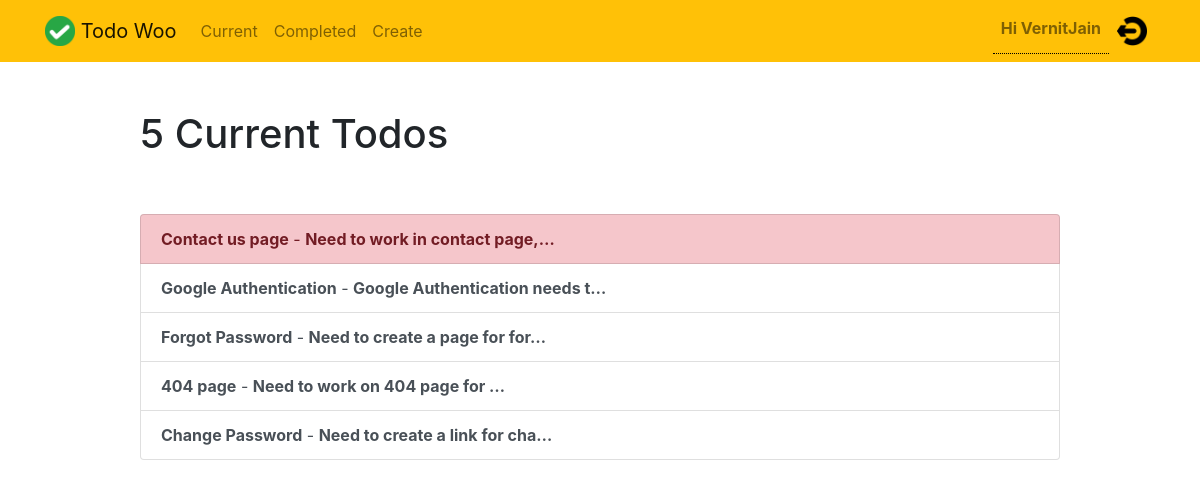
Page /todowoo/current/ (signed in) on the earlier database version.
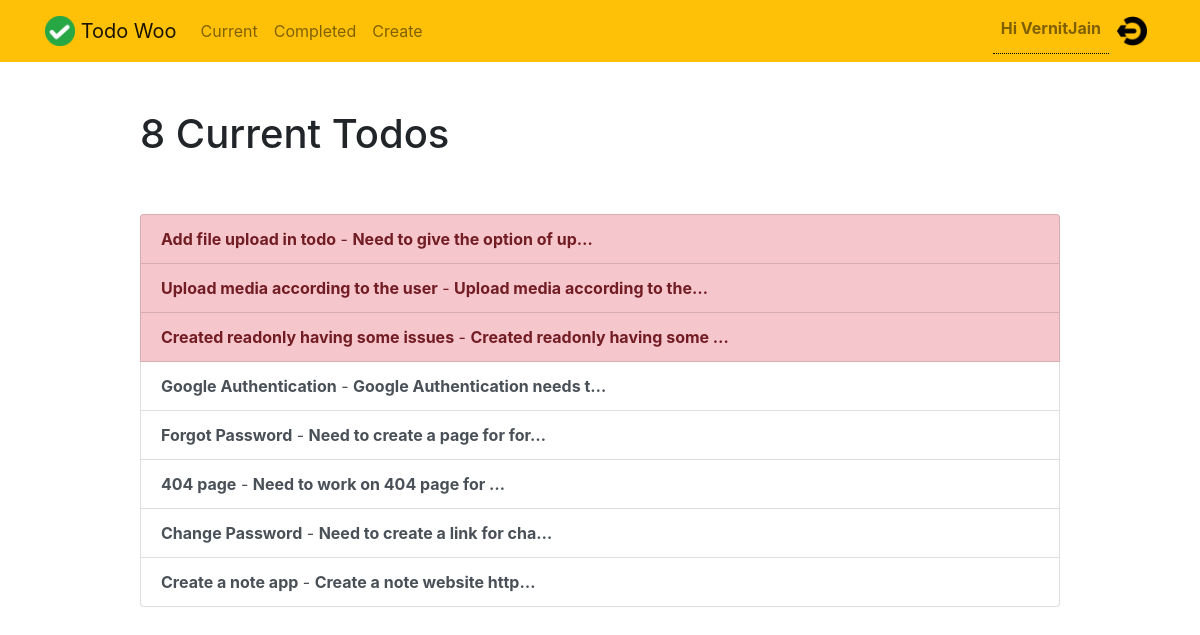
Same page on the later database version.
### todowoo/models.py (models this page shows, shortened)
class Todo(models.Model):
    title= models.CharField(max_length=100)
    memo = models.TextField(blank=True)
    created = models.DateTimeField(auto_now_add=True)
    datecompleted=models.DateTimeField(null=True, blank=True)
    important = models.BooleanField(default=False)
    user = models.ForeignKey(User, on_delete=models.CASCADE)
    deleteTodoOrNot = models.BooleanField(default=False)

### todowoo/views.py (the view)
# urls.py: path('current/', views.currenttodos, name='currenttodos'),
def currenttodos(request):
    todos = Todo.objects.filter(user = request.user, datecompleted__isnull = True, deleteTodoOrNot = False)
    return render(request, 'todowoo/currenttodos.html',{'todos': todos})

### todowoo/templates/todowoo/currenttodos.html
{% extends "todowoo/base.html" %}
{% block content %}
    <div class="row justify-content-center mt-5">
        <div class="col-md-10">
            {% if todos %}
                 <h1>{{ todos.count }} Current Todo{{ todos.count|pluralize }}</h1>
            {% else %}
                           <h1>Current Todos</h1>
            {% endif %}
        </div>
    </div>
    <div class="row justify-content-center mt-5">
        <div class="col-md-10">
        {% if todos %}
            <div class="list-group">
                {% for todo in todos %}
                  {% if todo.important %}
                    <a href="{% url 'todowoo:viewtodo' todo.id %}" class="list-group-item list-group-item-action list-group-item-danger"><b>{{ todo.title }}</b>{% if todo.memo %} - <b>{{ todo.memo|truncatechars:30 }}</b>{% endif %}</a>
                  {% endif %}
                {% endfor %}
                {% for todo in todos %}
                  {% if not todo.important %}
                    <a href="{% url 'todowoo:viewtodo' todo.id %}" class="list-group-item list-group-item-action"><b>{{ todo.title }}</b>{% if todo.memo %} - <b>{{ todo.memo|truncatechars:30 }}</b>{% endif %}</a>
                  {% endif %}
                {% endfor %}
            </div>
        {% else %}
            <div class="text-center">
                <h2>Looks like you don't have any todos! Nice work.</h2>
            <br>
            <a role="button" class="btn btn-primary" href="{% url 'todowoo:createtodo' %}">New Todo</a>
            </div>
        {% endif %}
        </div>
    </div>
{% endblock %}

### todowoo/templates/todowoo/base.html (shortened to what this page needs)
{% load static %}
<!doctype html>
<html lang="en">
<head>
    <link rel="stylesheet" href="{% static 'todowoo/css/bootstrap.min.css' %}">
    <link rel="stylesheet" href="{% static 'todowoo/css/custom.css' %}">
</head>
<body>
<nav class="navbar navbar-expand-md navbar-light bg-warning">
<div class="container">
    <a class="navbar-brand" href="{% url 'todowoo:todowoohome' %}">
         <img src="{% static 'todowoo/img/logo.png' %}" width="30" height="30" class="d-inline-block align-top">
        <span>Todo Woo</span>
    </a>
    <div class="collapse navbar-collapse" id="navbarNav">
    {% if user.is_authenticated %}
        <ul class="navbar-nav mr-auto">
                <li class="nav-item {{ current }}">
                    <a class="nav-link" href="{% url 'todowoo:currenttodos' %}">Current</a>
                </li>
                <li class="nav-item {{ completed }}">
                    <a class="nav-link" href="{% url 'todowoo:completedtodos' %}">Completed</a>
                </li>
                <li class="nav-item {{ create }}">
                    <a class="nav-link" href="{% url 'todowoo:createtodo' %}">Create</a>
                </li>
        </ul>
    {% endif %}
    <ul class="navbar-nav ml-auto">
            {% if user.is_authenticated %}
              <li class="nav-link userLoggedId"><b>Hi {{request.user.username}}</b> </li>
              <li class="nav-item">
                  <a href="#" onclick="$('#signOutBtn').click()" class="nav-link">
                    <img src="{% static 'todowoo/img/logout.png' %}" width="30" height="30" class="d-inline-block align-top">
                  </a>
              </li>
            {% endif %}
        </ul>
    </div>
</div>
</nav>
<div class="container">
{% block content %}{% endblock %}
</div>
</body>
</html>

### todowoo/static/todowoo/css/custom.css (style rules this page uses)
.userLoggedId { border-bottom: 1px dotted black; }

Differences in the rows shown:
no longer on this page (row edited): Todo: title "Contact us page", memo "Need to work in contact page,…", shown under "5 Current Todos"
added Todo: title "Add file upload in todo", memo "Need to give the option of up…", shown under "8 Current Todos"
added Todo: title "Upload media according to the user", memo "Upload media according to the…", shown under "8 Current Todos"
added Todo: title "Created readonly having some issues", memo "Created readonly having some …", shown under "8 Current Todos"
added Todo: title "Create a note app", memo "Create a note website http…"
Other differences:
{{ todos.count }}: "5" → "8"
